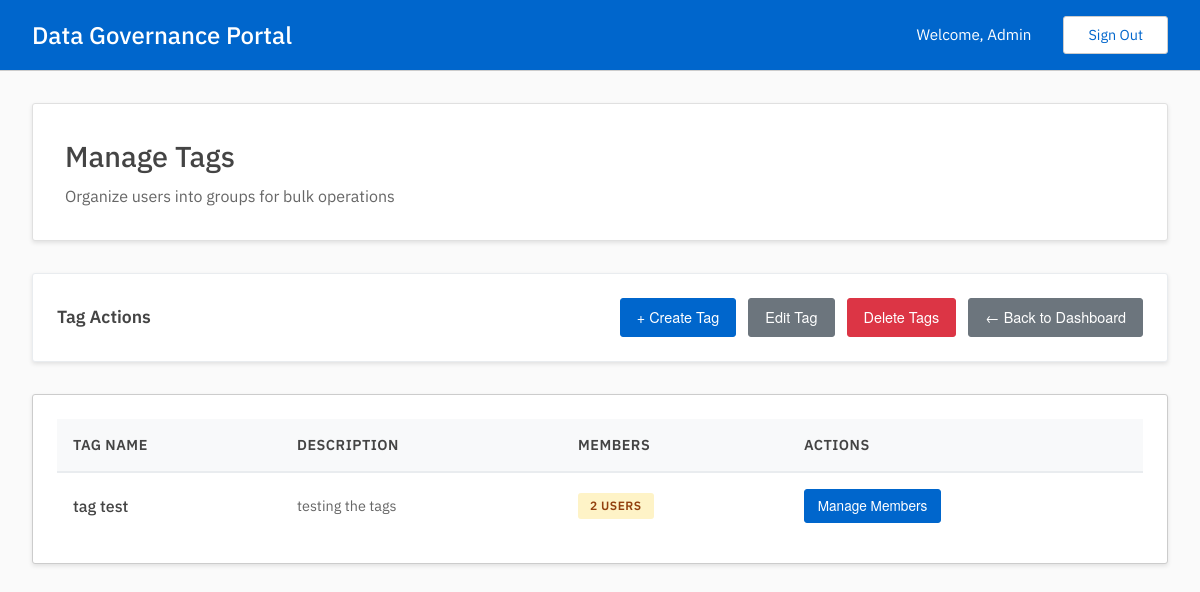
The app's page /admin/manage_tags (signed in), older data.
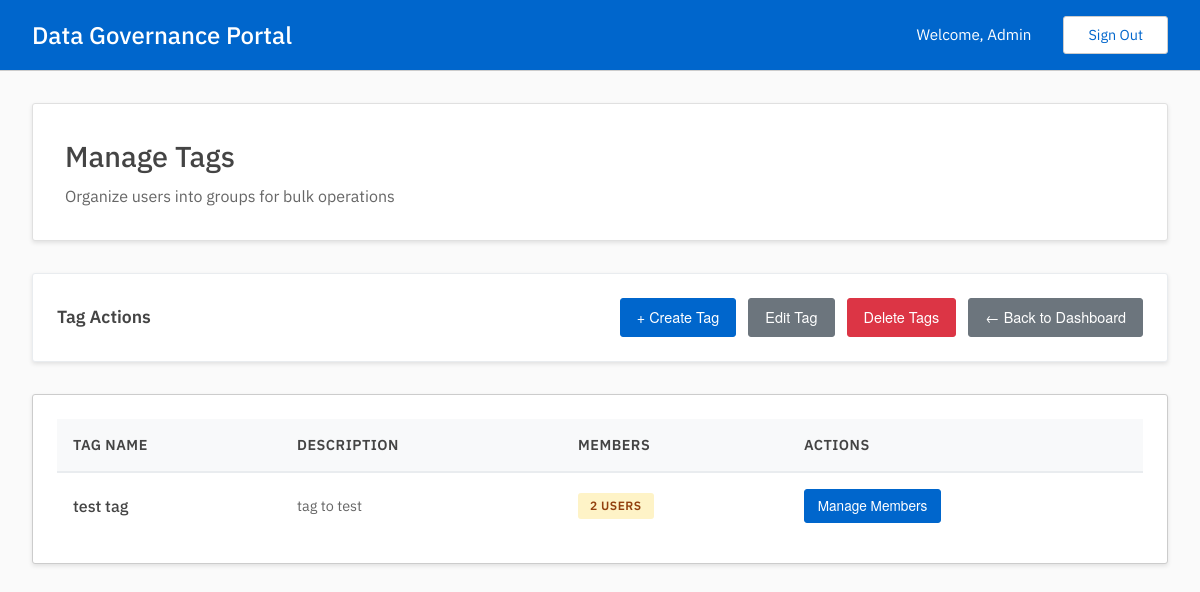
The same page, newer data.
### tables this page shows
CREATE TABLE tags(
        uuid TEXT UNIQUE NOT NULL PRIMARY KEY,
        name TEXT NOT NULL UNIQUE,
        description TEXT,
        members TEXT
        );

### admin.py (the view)
@admin.route('/manage_tags', methods=['GET'])
@admin_required
def manage_tags():
    tags_result = get_tags_with_member_count()
    tags = tags_result['data'] if tags_result['status'] == '200' else []
    return render_template('admin/manage_tags/hub.html', tags=tags)

### auth.py (called while the page is built)
def admin_required(f):
    @wraps(f)
    def wrap(*args, **kwargs):
        if session['user']['is_admin']:
            return f(*args, **kwargs)
        else:
            print("403: User is not an admin.")
            return redirect(url_for('user.dashboard'))
    return wrap

### db.py (called while the page is built)
def get_conn_curs():
    conn = sqlite3.connect(DATABASE)
    conn.row_factory = sqlite3.Row
    curs = conn.cursor()
    curs.execute("PRAGMA foreign_keys = ON")
    return conn, curs

def commit_close(conn, curs):
    conn.commit()
    curs.close()
    conn.close()

def get_tags_with_member_count():
    conn, curs = get_conn_curs()
    curs.execute("""
        SELECT *,
               CASE
                   WHEN members IS NULL OR members = '' THEN 0
                   ELSE LENGTH(members) - LENGTH(REPLACE(members, ',', '')) + 1
               END as member_count
        FROM tags
        ORDER BY name
    """)
    tags = curs.fetchall()
    commit_close(conn, curs)
    return {
        "status": "200",
        "message": "Tags with member count found successfully",
        "data": [dict(tag) for tag in tags]
    }

### templates/admin/manage_tags/hub.html (shortened to what this page needs)
{% extends "base.html" %}
{% block content %}
<div class="dashboard-header">
    <h2>Manage Tags</h2>
    <p>Organize users into groups for bulk operations</p>
</div>
<div class="quick-actions">
    <h3 class="quick-actions-title">Tag Actions</h3>
    <div class="quick-actions-buttons">
        <a href="{{ url_for('admin.create_tag') }}" class="btn btn-action">
            + Create Tag
        </a>
        <a href="{{ url_for('admin.edit_tag') }}" class="btn btn-secondary">
            Edit Tag
        </a>
        <a href="{{ url_for('admin.delete_tag') }}" class="btn btn-danger">
            Delete Tags
        </a>
        <a href="{{ url_for('admin.dashboard') }}" class="btn btn-secondary">
            ← Back to Dashboard
        </a>
    </div>
</div>
<div class="table-container">
    {% if tags %}
    <table class="data-table">
        <thead>
            <tr>
                <th>Tag Name</th>
                <th>Description</th>
                <th>Members</th>
                <th>Actions</th>
            </tr>
        </thead>
        <tbody>
            {% for tag in tags %}
            <tr>
                <td>
                    <div style="font-weight: 500;">{{ tag["name"] }}</div>
                </td>
                <td>
                    <div style="color: #666; font-size: 0.9rem;">
                        {{ tag["description"] or "No description" }}
                    </div>
                </td>
                <td>
                    <span class="status-badge status-pending">
                        {{ tag["member_count"] }} user{{ 's' if tag["member_count"] != 1 else '' }}
                    </span>
                </td>
                <td>
                    <div class="action-buttons">
                        <a href="{{ url_for('admin.manage_tag_members', tag_uuid=tag['uuid']) }}"
                           class="btn btn-action"
                           style="padding: 0.4rem 0.8rem; font-size: 0.85rem;">
                            Manage Members
                        </a>
                    </div>
                </td>
            </tr>
            {% endfor %}
        </tbody>
    </table>
    {% else %}
    <div class="empty-state">
        <div class="empty-state-icon">🏷️</div>
        <p class="empty-state-text">No tags found. Create your first tag to organize users.</p>
    </div>
    {% endif %}
</div>
{% endblock %}

Row changes from the older to the newer data that the page shows:
removed tags: name "tag test", description "testing the tags", member_count "2", member_count "S"
added tags: name "test tag", description "tag to test", member_count "2", member_count "S"
